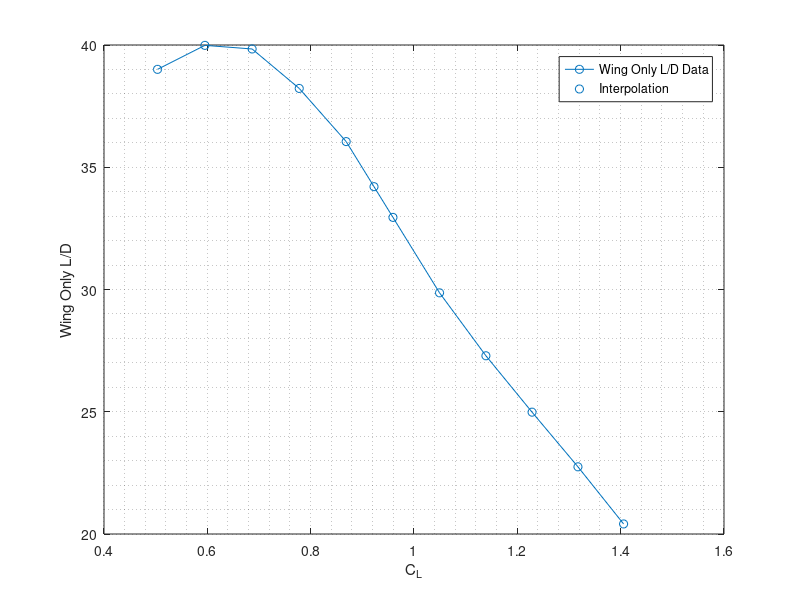
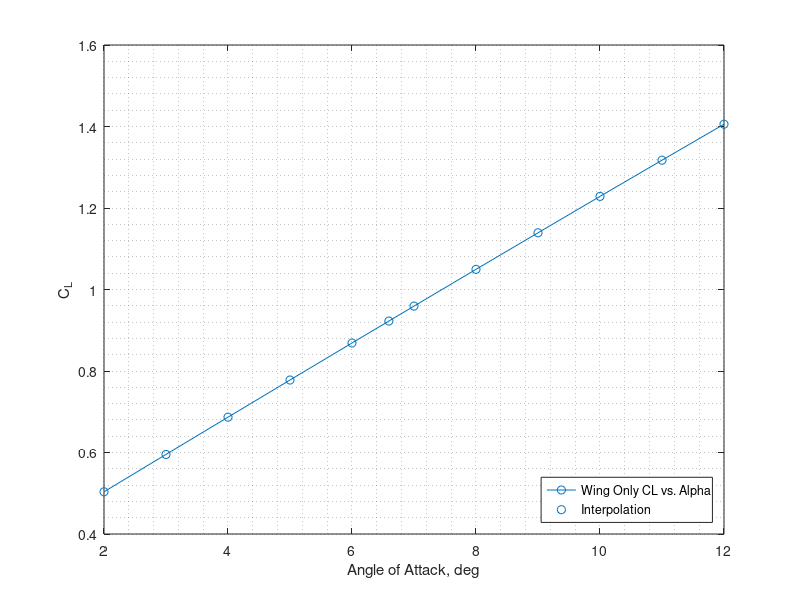

Reproduce these figures in MATLAB, in order. (Note: this script raises an error after producing the figures.)
clear
clc
warning off
PLOTON = 1;

% Define flight speed and conditions
CDo  = 0.035; 
KTAS = 120;
vecVEHVINF = KTAS*0.514444;
rho = 1.225;
altitude = 0;
weightN = 13344.6648; % 3000 lb in N
N = 2; % number of engines

% Load wing only VAP3 results
WING = load('VAP32_WING_VISCOUS.mat');
% Calculate CL at VINF and S&L flight
S    = WING.OUTP(1).valAREA; % ref. platform area
CL   = weightN./(0.5*rho*vecVEHVINF.^2*S);

% Interpolate CD with Wing only CL using L/D 
% assume OUTP.vecCD and OUTP.vecCLv are not vectors
% and don't have to be averaged
LD = interp1([WING.OUTP.vecCLv],[WING.OUTP.vecLD],CL);

% interpolate alpha to maintain steady level flight at VINF
% using wing only data
seqALPHA = interp1([WING.OUTP.vecCLv],[WING.OUTP.vecVEHALPHA],CL);

if PLOTON == 1
    figure(1)
    plot([WING.OUTP.vecCLv],[WING.OUTP.vecLD],'-o')
    hold on
    scatter(CL, LD)
    hold off
    xlabel('C_L');
    ylabel('Wing Only L/D');
    grid minor
    legend('Wing Only L/D Data', 'Interpolation')

    figure(2)
    plot([WING.OUTP.vecVEHALPHA],[WING.OUTP.vecCLv],'-o')
    hold on
    scatter(seqALPHA, CL)
    hold off
    xlabel('Angle of Attack, deg');
    ylabel('C_L');
    grid minor
    legend('Wing Only CL vs. Alpha', 'Interpolation', 'Location', 'southeast')
end

% Calculate CD with Wing only L/D Data
CDi = CL./(LD);

% Add CDo
CD = CDi + CDo;

% Calulate drag force in Newton
D  = 0.5*rho*vecVEHVINF.^2.*CD*S;

% Calculate Thrust force required from EACH PROP
T  = D/N;


% Load prop only VAP3 results
PROP = load('VAP31_CRUISE_PROP_J_CT_SWEEP.mat');
ROTDIAM  = PROP.OUTP(1).vecROTDIAM(1); % should be 1.524
ROTORRPM = PROP.OUTP(1).vecROTORRPM(1); %should be 2250
rps      = ROTORRPM/60;

% Calculate CT required to maintain S&L flight
CT = T/(rho*rps^2*ROTDIAM^4);

% use scatteredInterpolant to avoid meshgrid
propVINF = [PROP.OUTP.vecVINF]';
propCT   = [PROP.OUTP.vecCT_AVG]';
propColl = [PROP.OUTP.vecCOLLECTIVE]';

% meshgrids of 3d vinf,ct,collective data
propVINF = reshape(propVINF,[],length(unique(propVINF)));
propCT   = reshape(propCT,[],length(unique(propVINF)));
propColl = reshape(propColl,[],length(unique(propVINF)));

for n = 1:size(propVINF,1)
    [~,maxCTidx] = max(propCT(:,n));
    propCT(maxCTidx+1:end,n) = nan;
end


% idx = propColl<=0; % quick way to hack off the partially stalled propeller
idx = ~isnan(propCT);

F = scatteredInterpolant(propVINF(idx), propCT(idx), propColl(idx),'linear','none');

vecCOLLECTIVE = F(vecVEHVINF, CT);

% nans handling 
vecCOLLECTIVE = vecCOLLECTIVE(~isnan(vecCOLLECTIVE));
CT = CT(~isnan(vecCOLLECTIVE));
vecVEHVINF = vecVEHVINF(~isnan(vecCOLLECTIVE));

if PLOTON == 1
    [Xq,Yq] = meshgrid(unique(propVINF),min(propCT):0.02:max(propCT));
    Vq = F(Xq,Yq);
    
    figure(3)
    %         scatter3(propVINF(idx),propCT(idx),propColl(idx),50,propVINF(idx),'filled')
    surf(propVINF,propCT,propColl,'FaceAlpha',.8);
    xlabel('VINF, m/s')
    ylabel('CT')
    zlabel('Collective Pitch, deg')
    hold on
    scatter3(vecVEHVINF, CT, vecCOLLECTIVE,100,'.r')
    hold off
    grid minor
end

%%
clc
% define maximum number of trimming iterations
ITER.maxIter = 5;
ITER.numCase = length(vecVEHVINF);

ITER.Iteration = repmat((1:ITER.maxIter)',1,ITER.numCase);
ITER.CL        = nan(ITER.maxIter, ITER.numCase);
ITER.CT        = nan(ITER.maxIter, ITER.numCase);
ITER.CDi       = nan(ITER.maxIter, ITER.numCase);
ITER.CD        = nan(ITER.maxIter, ITER.numCase);
ITER.AOA       = nan(ITER.maxIter, ITER.numCase);
ITER.CLTV      = nan(ITER.maxIter, ITER.numCase);

filename = 'inputs/J_COLE_BASELINE_SIMPLE.vap';
for n = 1:ITER.maxIter
    
    if n == 2
        dCL1 = CL - ITER.CL(1,:);
        dCT1 = CT - ITER.CT(1,:);
        
        % New sets of AOA input for 2nd iteration in order to hit the targeted CL
        seqALPHA = interp1([WING.OUTP.vecCLv],[WING.OUTP.vecVEHALPHA],CL + dCL1, 'linear', 'extrap');
        
        % Re-calculate CDi using Wing Only data
        LD  = interp1([WING.OUTP.vecCLv],[WING.OUTP.vecLD],CL + dCL1);
        CDi = (CL + dCL1)./(LD); %not entirely sure what CL to use, just a guess
        
        CD = CDi + CDo;
        D  = 0.5*rho*vecVEHVINF.^2.*CD*S;
        
        
        % Calculate CT required to maintain S&L flight
        T  = D/N;
        CT = T/(rho*rps^2*ROTDIAM^4);
        
        % New sets of collective pitch input for 2nd iteration in order to hit the targeted CT
        vecCOLLECTIVE = F(vecVEHVINF, CT + dCT1);
    elseif n > 2
        % Update AOA and Collective
        for m = 1:ITER.numCase
            % New sets of AOA input for the next iteration in order to hit the targeted CL
            seqALPHA(1,m) = interp1(ITER.CL(1:n-1,m),ITER.AOA(1:n-1,m),...
                CL(m),'linear','extrap');
            
            % saving CT from last iteration
            CT_old = CT;
            
            CDi = interp1(ITER.CL(1:n-1,m),ITER.CDi(1:n-1,m),CL(m),'linear','extrap');
            CD = CDi + CDo;
            D  = 0.5*rho*vecVEHVINF.^2.*CD*S;
            T  = D/N;
            CT = T/(rho*rps^2*ROTDIAM^4);
            
            delta_thetac = F(vecVEHVINF, CT)-F(vecVEHVINF, CT_old);
            % not effecitve
%             deltaCDi = interp1(ITER.CT(1:n-1,m),ITER.CDi(1:n-1,m),CT,'linear','extrap')-...
%                 interp1(ITER.CT(1:n-1,m),ITER.CDi(1:n-1,m),CT_old,'linear','extrap');
            % not effective
            %CT = interp1(ITER.totalThrust(1:n-1,m)-ITER.totalDrag(1:n-1,m),ITER.CT(1:n-1,m),0,'linear','extrap');
            
            % New sets of collective pitch input input for the next iteration in order to hit the targeted CT
            vecCOLLECTIVE(1,m) = interp1(ITER.CT(1:n-1,m),ITER.CLTV(1:n-1,m),...
                CT(m),'linear','extrap') - delta_thetac;

        end
    end
    
    ITER.AOA(n,:)  = seqALPHA;
    ITER.CLTV(n,:) = vecCOLLECTIVE;
    
    save('JCOLE_TRIM_SIMPLE.mat')
    %     figure(1)
    %     clf
    %     plot(KTAS, CL, '-o')
    %     hold on
    %     plot(repmat(KTAS,ITER.maxIter,1)', ITER.CL', '-x')
    %     hold off
    %     grid minor
    %     xlabel('Airspeed (kts)');
    %     ylabel('C_L')
    %
    %     figure(2)
    %     clf
    %     plot(KTAS, CT, '-o')
    %     hold on
    %     plot(repmat(KTAS,ITER.maxIter,1)', ITER.CT', '-x')
    %     hold off
    %     grid minor
    %     xlabel('Airspeed (kts)');
    %     ylabel('C_T')
    %
    %     figure(3)
    %     clf
    %     plot(KTAS, CD, '-o')
    %     hold on
    %     plot(repmat(KTAS,ITER.maxIter,1)', ITER.CD', '-x')
    %     hold off
    %     grid minor
    %     xlabel('Airspeed (kts)');
    %     ylabel('C_D')
    %
    %     figure(4)
    %     plot(ITER.AOA, ITER.CL)
    %     hold on
    %     scatter(ITER.AOA(:), ITER.CL(:), 20, ITER.Iteration(:), 'filled')
    %     scatter(seqALPHA, CL, 'd')
    %     hold off
    %     grid minor
    %     xlabel('Alpha, deg')
    %     ylabel('C_L')
    %
    %     figure(5)
    %     plot(ITER.CLTV, ITER.CT)
    %     hold on
    %     scatter(ITER.CLTV(:), ITER.CT(:), 20, ITER.Iteration(:), 'filled')
    %     scatter(vecCOLLECTIVE, CT, 'd')
    %     hold off
    %     grid minor
    %     xlabel('Collective Pitch, deg')
    %     ylabel('C_T')
    
    
    parfor i = 1:ITER.numCase
        
        VAP_IN = [];
        VAP_IN.vecVEHALPHA = seqALPHA(i);
        VAP_IN.vecCOLLECTIVE = vecCOLLECTIVE(i);
        VAP_IN.vecVEHVINF = vecVEHVINF(i);
        VAP_IN.valMAXTIME = 160-5*22;
        VAP_IN.valSTARTFORCES = VAP_IN.valMAXTIME-3;%-22;
        OUTP(i) = fcnVAP_MAIN(filename, VAP_IN);
        fprintf('finished Iter=%i, AOA=%.3f, Collevtive=%.3f\n',n,seqALPHA(i),vecCOLLECTIVE(i));
        
    end
    
    % Write results
    ITER.CL(n,:) = nanmean([OUTP.vecCL],1);
    ITER.CT(n,:) = nanmean([OUTP.vecCT],1);
    
    CDtemp = [OUTP.vecCD];
    CDtemp(isnan([OUTP.vecCL])) = nan;
    ITER.CDi(n,:) = nanmean(CDtemp,1);
    ITER.CD(n,:)  = ITER.CDi(n,:)+CDo;

    ITER.totalDrag = 0.5*rho*repmat(vecVEHVINF,ITER.maxIter,1).^2*S.*(ITER.CD);
    ITER.totalThrust = rho*rps^2*ROTDIAM^4.*ITER.CT*N;
    
    ITEROUTP(n).OUTP = OUTP;
    
    
end
ITER.totalDrag-ITER.totalThrust

